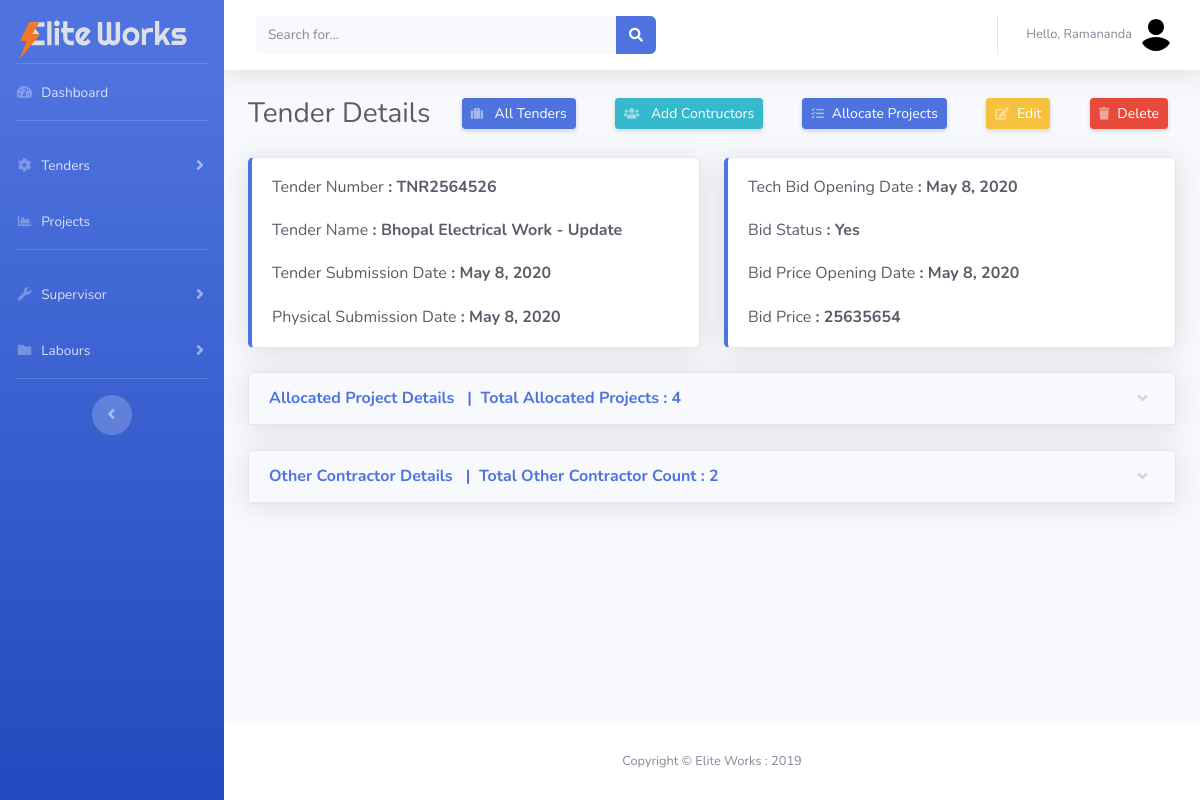
Page /tender_details/1/ (signed in) on the committed database.
### project/models.py (models this page shows, shortened)
class Tender(models.Model):
    Yes = 'Yes'
    No = 'No'
    status = [(Yes, 'Yes'), (No, 'No')]
    uuid_no = models.UUIDField(default=uuid.uuid4, editable=False, unique=True)
    date_created = models.DateTimeField(
        'Creation Date', auto_now_add=True, null=True)
    tender_number = models.CharField('Tender Number / ID', max_length=500)
    tender_name = models.CharField('Tender Name', max_length=500)
    tender_description = models.TextField('Tender Description')
    tender_submission_date = models.DateField(
        'Tender Submission Date', default=timezone.now)
    tender_purchase_reciept = models.FileField('Tender Purchase Reciept')
    tender_confirmation_reciept = models.FileField(
        'Tender Confirmation Reciept')
    physical_submission_date = models.DateField(
        'Physical Submission Date', default=timezone.now)
    tech_bid_opening_date = models.DateField(
        'Technical Bid Opening Date', default=timezone.now)
    bid_status = models.CharField(
        'Bid Status', max_length=10, choices=status, default=No)
    bid_price_opening_date = models.DateField(
        'Bid price opening date', blank=True, default=timezone.now)
    prize_bid = models.CharField('Bid Price', max_length=50)

### manpower/decoraters.py (the view)
        def wrapper_func(request, *args, **kwargs):
            group = None
            if request.user.groups.exists():
                group = request.user.groups.all()[0].name
            if group in allowed_roles:
                return view_func(request, *args, **kwargs)
            else:
                return HttpResponseRedirect('/uaaccess/')

### manpower/decoraters.py (called while the page is built)
def allowed_users(allowed_roles=[]):
    def decorator(view_func):
        def wrapper_func(request, *args, **kwargs):
            group = None
            if request.user.groups.exists():
                group = request.user.groups.all()[0].name
            if group in allowed_roles:
                return view_func(request, *args, **kwargs)
            else:
                return HttpResponseRedirect('/uaaccess/')
        return wrapper_func
    return decorator

### manpower/views.py (called while the page is built)
@allowed_users(allowed_roles=['master', 'admin'])
def tender_details(request, id):
    tender_object = Tender.objects.get(id=id)
    other_contractor = otherContractors.objects.filter(tender=tender_object)
    oclen = len(other_contractor)
    project_obj = Projects.objects.filter(tender=tender_object)
    polen = len(project_obj)
    context = {'tender_object': tender_object,
               'other_contractor': other_contractor, 'project_obj': project_obj, 'oclen': oclen, 'polen': polen}
    return render(request, 'manpower/tender_details.html', context)

### manpower/templates/manpower/tender_details.html (shortened to what this page needs)
{% extends 'manpower/base.html' %}
{% block content %}
<div class="container-fluid">
    <div class="d-sm-flex align-items-center justify-content-between mb-4">
        <h1 class="h3 mb-0 text-gray-800">Tender Details</h1>
        <a href="{% url 'tenders' %}"
            class="d-xs-block my-1 mr-2 px-2 d-sm-inline-block btn btn-sm btn-primary shadow-sm"><i
                class="fas fa-suitcase fa-sm text-white-50 pr-2"></i> All Tenders</a>
        <a href="{% url 'add_contractor' tender_object.id %}"
            class="d-xs-block my-1 mr-2 px-2 d-sm-inline-block btn btn-sm btn-info shadow-sm"><i
                class="fas fa-users fa-sm text-white-50 pr-2"></i> Add Contructors</a>
        <a href="{% url 'add_project' tender_object.id %}"
            class="d-xs-block my-1 mr-2 px-2 d-sm-inline-block btn btn-sm btn-primary shadow-sm"><i
                class="fas fa-tasks fa-sm text-white-50 pr-2"></i>Allocate Projects</a>
        <a href="{% url 'edit_tender' tender_object.id %}"
            class="d-xs-block my-1 mr-2 px-2 d-sm-inline-block btn btn-sm btn-warning shadow-sm"><i
                class="fas fa-edit fa-sm text-white-50 pr-2"></i>Edit</a>
        <a href="{% url 'delete_tender' tender_object.id %}"
            class="d-xs-block my-1 mr-2 px-2 d-sm-inline-block btn btn-sm btn-danger shadow-sm"><i
                class="fas fa-trash fa-sm text-white-50 pr-2"></i>Delete</a>
    </div>
    <div class="row">
        <div class="col-xl-6 col-md-6 mb-4">
            <div class="card border-left-primary shadow h-100">
                <div class="card-body">
                    <div class="row no-gutters align-items-center">
                        <div class="col mr-2">
                            <div class="h6 mb-0 font-weight-medium text-gray-800 ">Tender
                                Number<strong>&nbsp:&nbsp{{tender_object.tender_number}}</strong></div>
                            <br>
                            <div class="h6 mb-0 font-weight-medium text-gray-800 ">Tender
                                Name<strong>&nbsp:&nbsp{{tender_object.tender_name}}</strong></div>
                            <br>
                            <div class="h6 mb-0 font-weight-medium text-gray-800 ">Tender Submission
                                Date<strong>&nbsp:&nbsp{{tender_object.tender_submission_date}}</strong></div>
                            <br>
                            <div class="h6 mb-0 font-weight-medium text-gray-800 ">Physical Submission
                                Date<strong>&nbsp:&nbsp{{tender_object.physical_submission_date}}</strong></div>
                        </div>
                    </div>
                </div>
            </div>
        </div>
        <div class="col-xl-6 col-md-6 mb-4">
            <div class="card border-left-primary shadow h-100">
                <div class="card-body">
                    <div class="row no-gutters align-items-center">
                        <div class="col mr-2">
                            <div class="h6 mb-0 font-weight-medium text-gray-800 ">Tech Bid Opening
                                Date<strong>&nbsp:&nbsp{{tender_object.tech_bid_opening_date}}</strong></div>
                            <br>
                            <div class="h6 mb-0 font-weight-medium text-gray-800 ">Bid
                                Status<strong>&nbsp:&nbsp{{tender_object.bid_status}}</strong></div>
                            <br>
                            <div class="h6 mb-0 font-weight-medium text-gray-800 ">Bid Price Opening
                                Date<strong>&nbsp:&nbsp{{tender_object.bid_price_opening_date}}</strong></div>
                            <br>
                            <div class="h6 mb-0 font-weight-medium text-gray-800 ">Bid
                                Price<strong>&nbsp:&nbsp{{tender_object.prize_bid}}</strong></div>
                        </div>
                    </div>
                </div>
            </div>
        </div>
    </div>
</div>
<div class="container-fluid">
    <div class="card shadow mb-4">
        <a href="#allocatedProjects" class="d-block card-header py-3" data-toggle="collapse" role="button"
            aria-expanded="true" aria-controls="allocatedProjects">
            <h6 class="m-0 font-weight-bold text-primary">Allocated Project Details &nbsp;&nbsp;|&nbsp;&nbsp;Total
                Allocated Projects :&nbsp;{{polen}}</h6>
        </a>
    </div>
    <div class="card shadow mb-4">
        <a href="#otherContractor" class="d-block card-header py-3" data-toggle="collapse" role="button"
            aria-expanded="true" aria-controls="otherContractor">
            <h6 class="m-0 font-weight-bold text-primary">Other Contractor Details &nbsp;&nbsp;|&nbsp;&nbsp;Total Other
                Contractor Count :&nbsp;{{oclen}}</h6>
        </a>
    </div>
</div>
{% endblock content %}

### manpower/templates/manpower/base.html (shortened to what this page needs)
{% load static %}
{% url 'dashboard' as dashboard %}
{% url 'tender' as tender %}
{% url 'suprervisor' as suprervisor %}
{% url 'labour' as labour %}
<!DOCTYPE html>
<html lang="en">
<head>
    <link href="{% static 'vendor/fontawesome-free/css/all.min.css' %}" rel="stylesheet" type="text/css">
    <link rel="stylesheet"
        href="https://cdn.jsdelivr.net/npm/bootstrap-select@1.13.14/dist/css/bootstrap-select.min.css">
    <link href="{% static 'css/sb-admin-2.min.css' %}" rel="stylesheet">
    <link href="{% static 'css/main.css' %}" rel="stylesheet">
    <link href="{% static 'vendor/datatables/dataTables.bootstrap4.min.css' %}" rel="stylesheet">
</head>
<body id="page-top">
    <div id="wrapper">
        <ul class="navbar-nav bg-gradient-primary sidebar sidebar-dark accordion" id="accordionSidebar">
            <div class="logo">
                <a class="navbar-brand" href="{% url 'dashboard' %}">
                    <img src="{% static 'img/elite_works_logo.svg' %}" alt="Elite Works Logo">
                </a>
            </div>
            <hr class="sidebar-divider my-0">
            <li class="nav-item {% if request.path == dashboard %} active {%endif%}">
                <a class="nav-link" href="{% url 'dashboard' %}">
                    <i class="fas fa-fw fa-tachometer-alt"></i>
                    <span>Dashboard</span></a>
            </li>
            <hr class="sidebar-divider">
            {% if request.user.is_staff %}
            <li class="nav-item {% if request.path == tender %} active {%endif%}">
                <a class="nav-link collapsed" href="{% url 'tenders'  %}" data-toggle="collapse"
                    data-target="#collapseTwo" aria-expanded="true" aria-controls="collapseTwo">
                    <i class="fas fa-fw fa-cog"></i>
                    <span>Tenders</span>
                </a>
            </li>
            {% endif %}
            <li class="nav-item {% if request.path == project %} active {%endif%}">
                <a class="nav-link" href="{% url 'projects' %}">
                    <i class="fas fa-fw fa-chart-area"></i>
                    <span>Projects</span></a>
            </li>
            {% if request.user.is_staff %}
            <hr class="sidebar-divider">
            <li class="nav-item {% if request.path == project %} active {%endif%}">
                <a class="nav-link collapsed" href="#" data-toggle="collapse" data-target="#collapseUtilities"
                    aria-expanded="true" aria-controls="collapseUtilities">
                    <i class="fas fa-fw fa-wrench"></i>
                    <span>Supervisor</span>
                </a>
            </li>
            {% endif %}
            {% if request.user.is_staff %}
            <li class="nav-item {% if request.path == project %} active {%endif%}">
                <a class="nav-link collapsed" href="#" data-toggle="collapse" data-target="#collapsePages"
                    aria-expanded="true" aria-controls="collapsePages">
                    <i class="fas fa-fw fa-folder"></i>
                    <span>Labours</span>
                </a>
            </li>
            {% endif %}
            <hr class="sidebar-divider d-none d-md-block">
            <div class="text-center d-none d-md-inline">
                <button class="rounded-circle border-0" id="sidebarToggle"></button>
            </div>
        </ul>
        <div id="content-wrapper" class="d-flex flex-column">
            <div id="content">
                <nav class="navbar navbar-expand navbar-light bg-white topbar mb-4 static-top shadow">
                    <form
                        class="d-none d-sm-inline-block form-inline mr-auto ml-md-3 my-2 my-md-0 mw-100 navbar-search">
                        <div class="input-group">
                            <input type="text" class="form-control bg-light border-0 small" placeholder="Search for..."
                                aria-label="Search" aria-describedby="basic-addon2">
                            <div class="input-group-append">
                                <button class="btn btn-primary" type="button">
                                    <i class="fas fa-search fa-sm"></i>
                                </button>
                            </div>
                        </div>
                    </form>
                    <ul class="navbar-nav ml-auto">
                        <li class="nav-item dropdown no-arrow">
                            <a class="nav-link dropdown-toggle" href="#" id="userDropdown" role="button"
                                data-toggle="dropdown" aria-haspopup="true" aria-expanded="false">
                                <span class="mr-2 d-none d-lg-inline text-gray-600 small">Hello,
                                    {{request.user.first_name}}</span>
                                <img class="img-profile rounded-circle" src="{% static 'img/user_logo.svg' %}">
                            </a>
                        </li>
                    </ul>
                </nav>
                {% block content %}
                {% endblock content %}
            </div>
            <footer class="sticky-footer bg-white">
                <div class="container my-auto">
                    <div class="copyright text-center my-auto">
                        <span>Copyright &copy; Elite Works : 2019</span>
                    </div>
                </div>
            </footer>
        </div>
    </div>
</body>
</html>

### static/css/main.css (style rules this page uses)
.logo img { vertical-align: middle; border-style: none; width: 90%; padding-left: 20px; padding-top: 15px; }

### rows in the picture
Tender: tender_number "TNR2564526", tender_name "Bhopal Electrical Work - Update", tender_submission_date "May 8, 2020", physical_submission_date "May 8, 2020", tech_bid_opening_date "May 8, 2020", bid_status "Yes", bid_price_opening_date "May 8, 2020", prize_bid "25635654"

### other values in the picture
{{ request.user.first_name }} "Ramananda"
{{ polen }} "4"
{{ oclen }} "2"
